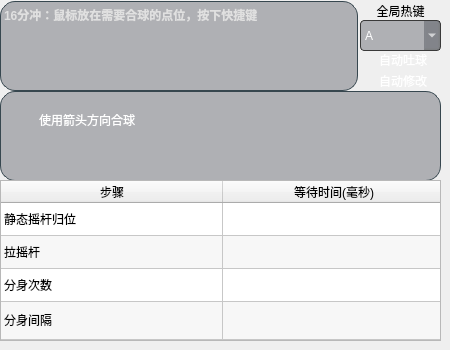
    <widget class="QWidget" name="page_6">
     <widget class="QCheckBox" name="checkBox_30">
      <property name="geometry">
       <rect>
        <x>360</x>
        <y>50</y>
        <width>81</width>
        <height>20</height>
       </rect>
      </property>
      <property name="styleSheet">
       <string notr="true">QCheckBox{
	background-color: transparent;
color:white;
}
QCheckBox::indicator:unchecked{
border-image: url(:/D:/复选框-未选.svg);
Width:20px;
Height:20px;
}
QCheckBox::indicator:checked{
border-image: url(:/D:/复选选中 (1).svg);
Width:20px;
Height:20px;
}</string>
      </property>
      <property name="text">
       <string>自动吐球</string>
      </property>
     </widget>
     <widget class="QTableWidget" name="tableWidget_4">
      <property name="enabled">
       <bool>true</bool>
      </property>
      <property name="geometry">
       <rect>
        <x>0</x>
        <y>180</y>
        <width>441</width>
        <height>161</height>
       </rect>
      </property>
      <property name="sizePolicy">
       <sizepolicy hsizetype="Preferred" vsizetype="Preferred">
        <horstretch>0</horstretch>
        <verstretch>0</verstretch>
       </sizepolicy>
      </property>
      <property name="minimumSize">
       <size>
        <width>0</width>
        <height>0</height>
       </size>
      </property>
      <property name="maximumSize">
       <size>
        <width>591</width>
        <height>381</height>
       </size>
      </property>
      <property name="frameShape">
       <enum>QFrame::Shape::StyledPanel</enum>
      </property>
      <property name="lineWidth">
       <number>1</number>
      </property>
      <property name="midLineWidth">
       <number>0</number>
      </property>
      <property name="verticalScrollBarPolicy">
       <enum>Qt::ScrollBarPolicy::ScrollBarAlwaysOff</enum>
      </property>
      <property name="horizontalScrollBarPolicy">
       <enum>Qt::ScrollBarPolicy::ScrollBarAlwaysOff</enum>
      </property>
      <property name="autoScroll">
       <bool>false</bool>
      </property>
      <property name="dragDropOverwriteMode">
       <bool>true</bool>
      </property>
      <property name="alternatingRowColors">
       <bool>true</bool>
      </property>
      <property name="verticalScrollMode">
       <enum>QAbstractItemView::ScrollMode::ScrollPerItem</enum>
      </property>
      <property name="updateThreshold">
       <number>200</number>
      </property>
      <property name="showGrid">
       <bool>true</bool>
      </property>
      <property name="gridStyle">
       <enum>Qt::PenStyle::SolidLine</enum>
      </property>
      <property name="sortingEnabled">
       <bool>false</bool>
      </property>
      <property name="cornerButtonEnabled">
       <bool>true</bool>
      </property>
      <property name="rowCount">
       <number>4</number>
      </property>
      <attribute name="horizontalHeaderVisible">
       <bool>true</bool>
      </attribute>
      <attribute name="horizontalHeaderCascadingSectionResizes">
       <bool>false</bool>
      </attribute>
      <attribute name="horizontalHeaderMinimumSectionSize">
       <number>23</number>
      </attribute>
      <attribute name="horizontalHeaderDefaultSectionSize">
       <number>222</number>
      </attribute>
      <attribute name="horizontalHeaderHighlightSections">
       <bool>true</bool>
      </attribute>
      <attribute name="horizontalHeaderShowSortIndicator" stdset="0">
       <bool>false</bool>
      </attribute>
      <attribute name="horizontalHeaderStretchLastSection">
       <bool>false</bool>
      </attribute>
      <attribute name="verticalHeaderVisible">
       <bool>false</bool>
      </attribute>
      <attribute name="verticalHeaderCascadingSectionResizes">
       <bool>false</bool>
      </attribute>
      <attribute name="verticalHeaderMinimumSectionSize">
       <number>30</number>
      </attribute>
      <attribute name="verticalHeaderDefaultSectionSize">
       <number>33</number>
      </attribute>
      <attribute name="verticalHeaderHighlightSections">
       <bool>true</bool>
      </attribute>
      <attribute name="verticalHeaderShowSortIndicator" stdset="0">
       <bool>false</bool>
      </attribute>
      <attribute name="verticalHeaderStretchLastSection">
       <bool>true</bool>
      </attribute>
      <row/>
      <row/>
      <row/>
      <row/>
      <column>
       <property name="text">
        <string>步骤</string>
       </property>
       <property name="background">
        <color>
         <red>69</red>
         <green>83</green>
         <blue>100</blue>
        </color>
       </property>
      </column>
      <column>
       <property name="text">
        <string>等待时间(毫秒)</string>
       </property>
       <property name="background">
        <color>
         <red>69</red>
         <green>83</green>
         <blue>100</blue>
        </color>
       </property>
      </column>
      <item row="0" column="0">
       <property name="text">
        <string>静态摇杆归位</string>
       </property>
       <property name="flags">
        <set>ItemIsEnabled</set>
       </property>
      </item>
      <item row="1" column="0">
       <property name="text">
        <string>拉摇杆</string>
       </property>
       <property name="flags">
        <set>ItemIsEnabled</set>
       </property>
      </item>
      <item row="2" column="0">
       <property name="text">
        <string>分身次数</string>
       </property>
       <property name="flags">
        <set>ItemIsEnabled</set>
       </property>
      </item>
      <item row="3" column="0">
       <property name="text">
        <string>分身间隔</string>
       </property>
       <property name="flags">
        <set>ItemIsEnabled</set>
       </property>
      </item>
     </widget>
     <widget class="QLabel" name="label_27">
      <property name="geometry">
       <rect>
        <x>360</x>
        <y>0</y>
        <width>81</width>
        <height>21</height>
       </rect>
      </property>
      <property name="text">
       <string>全局热键</string>
      </property>
      <property name="alignment">
       <set>Qt::AlignmentFlag::AlignCenter</set>
      </property>
     </widget>
     <widget class="QLabel" name="label_111">
      <property name="geometry">
       <rect>
        <x>0</x>
        <y>0</y>
        <width>358</width>
        <height>91</height>
       </rect>
      </property>
      <property name="styleSheet">
       <string notr="true">font-weight: bold;
    border: 1px solid #37474F;
    border-radius: 4px;
    margin-top: 1px;
    padding-top: 1px;
    background-color: rgba(23, 28, 40,0.3);
    color: #E0E0E0;
    font-size: 12px;
border-radius: 15px;</string>
      </property>
      <property name="text">
       <string>16分冲：鼠标放在需要合球的点位，按下快捷键</string>
      </property>
      <property name="textFormat">
       <enum>Qt::TextFormat::PlainText</enum>
      </property>
      <property name="alignment">
       <set>Qt::AlignmentFlag::AlignLeading|Qt::AlignmentFlag::AlignLeft|Qt::AlignmentFlag::AlignTop</set>
      </property>
      <property name="wordWrap">
       <bool>true</bool>
      </property>
     </widget>
     <widget class="QCheckBox" name="checkBox_32">
      <property name="geometry">
       <rect>
        <x>20</x>
        <y>110</y>
        <width>121</width>
        <height>20</height>
       </rect>
      </property>
      <property name="styleSheet">
       <string notr="true">QCheckBox{
	background-color: transparent;
color:white;
}
QCheckBox::indicator:unchecked{
border-image: url(:/D:/复选框-未选.svg);
Width:20px;
Height:20px;
}
QCheckBox::indicator:checked{
border-image: url(:/D:/复选选中 (1).svg);
Width:20px;
Height:20px;
}</string>
      </property>
      <property name="text">
       <string>使用箭头方向合球</string>
      </property>
     </widget>
     <widget class="QLabel" name="label_112">
      <property name="geometry">
       <rect>
        <x>0</x>
        <y>90</y>
        <width>441</width>
        <height>91</height>
       </rect>
      </property>
      <property name="styleSheet">
       <string notr="true">font-weight: bold;
    border: 1px solid #37474F;
    border-radius: 4px;
    margin-top: 1px;
    padding-top: 1px;
    background-color: rgba(23, 28, 40,0.3);
    color: #E0E0E0;
    font-size: 12px;
border-radius: 15px;</string>
      </property>
      <property name="text">
       <string/>
      </property>
      <property name="textFormat">
       <enum>Qt::TextFormat::PlainText</enum>
      </property>
      <property name="alignment">
       <set>Qt::AlignmentFlag::AlignLeading|Qt::AlignmentFlag::AlignLeft|Qt::AlignmentFlag::AlignTop</set>
      </property>
      <property name="wordWrap">
       <bool>true</bool>
      </property>
     </widget>
     <widget class="QComboBox" name="comboBox_11">
      <property name="geometry">
       <rect>
        <x>360</x>
        <y>20</y>
        <width>81</width>
        <height>31</height>
       </rect>
      </property>
      <property name="sizePolicy">
       <sizepolicy hsizetype="Preferred" vsizetype="Fixed">
        <horstretch>0</horstretch>
        <verstretch>0</verstretch>
       </sizepolicy>
      </property>
      <property name="styleSheet">
       <string notr="true">/* 深色模式 QDoubleSpinBox 美化 */
QComboBox {
   background-color: rgba(23, 28, 40,0.3);     /* 深灰背景 */
    color: #FFFFFF;                 /* 白色文字 */
    border: 1px solid #3A3A3A;      /* 中灰色边框 */
    border-radius: 4px;             /* 圆角 */
	font:10pt &quot;Segoe UI&quot;;
    selection-color: white;         /* 选中文本颜色 */
}

QComboBox::drop-down {
	padding:7px 3px;
    image: url(:/D:/drop-down.svg); /* 浅色下箭头 */
    width: 15px;
    height: 15px;
}

/* 禁用状态 */
QComboBox:disabled {
    background-color: #1A1A1A;      /* 更暗背景 */
    color: #7A7A7A;                 /* 灰色文字 */
    border: 1px solid #2D2D2D;      /* 深灰边框 */
}

/* 鼠标悬停效果 */
QComboBox:hover {
    border: 1px solid #4A4A4A;      /* 边框变亮 */
}
</string>
      </property>
      <property name="frame">
       <bool>true</bool>
      </property>
      <item>
       <property name="text">
        <string>A</string>
       </property>
      </item>
      <item>
       <property name="text">
        <string>B</string>
       </property>
      </item>
      <item>
       <property name="text">
        <string>C</string>
       </property>
      </item>
      <item>
       <property name="text">
        <string>D</string>
       </property>
      </item>
      <item>
       <property name="text">
        <string>E</string>
       </property>
      </item>
      <item>
       <property name="text">
        <string>F</string>
       </property>
      </item>
      <item>
       <property name="text">
        <string>G</string>
       </property>
      </item>
      <item>
       <property name="text">
        <string>H</string>
       </property>
      </item>
      <item>
       <property name="text">
        <string>I</string>
       </property>
      </item>
      <item>
       <property name="text">
        <string>J</string>
       </property>
      </item>
      <item>
       <property name="text">
        <string>K</string>
       </property>
      </item>
      <item>
       <property name="text">
        <string>L</string>
       </property>
      </item>
      <item>
       <property name="text">
        <string>M</string>
       </property>
      </item>
      <item>
       <property name="text">
        <string>N</string>
       </property>
      </item>
      <item>
       <property name="text">
        <string>O</string>
       </property>
      </item>
      <item>
       <property name="text">
        <string>P</string>
       </property>
      </item>
      <item>
       <property name="text">
        <string>Q</string>
       </property>
      </item>
      <item>
       <property name="text">
        <string>R</string>
       </property>
      </item>
      <item>
       <property name="text">
        <string>S</string>
       </property>
      </item>
      <item>
       <property name="text">
        <string>T</string>
       </property>
      </item>
      <item>
       <property name="text">
        <string>U</string>
       </property>
      </item>
      <item>
       <property name="text">
        <string>V</string>
       </property>
      </item>
      <item>
       <property name="text">
        <string>W</string>
       </property>
      </item>
      <item>
       <property name="text">
        <string>X</string>
       </property>
      </item>
      <item>
       <property name="text">
        <string>Y</string>
       </property>
      </item>
      <item>
       <property name="text">
        <string>Z</string>
       </property>
      </item>
      <item>
       <property name="text">
        <string>1</string>
       </property>
      </item>
      <item>
       <property name="text">
        <string>2</string>
       </property>
      </item>
      <item>
       <property name="text">
        <string>3</string>
       </property>
      </item>
      <item>
       <property name="text">
        <string>4</string>
       </property>
      </item>
      <item>
       <property name="text">
        <string>5</string>
       </property>
      </item>
      <item>
       <property name="text">
        <string>6</string>
       </property>
      </item>
      <item>
       <property name="text">
        <string>7</string>
       </property>
      </item>
      <item>
       <property name="text">
        <string>8</string>
       </property>
      </item>
      <item>
       <property name="text">
        <string>9</string>
       </property>
      </item>
      <item>
       <property name="text">
        <string>0</string>
       </property>
      </item>
      <item>
       <property name="text">
        <string>空格</string>
       </property>
      </item>
      <item>
       <property name="text">
        <string>~</string>
       </property>
      </item>
     </widget>
     <widget class="QCheckBox" name="checkBox_31">
      <property name="enabled">
       <bool>true</bool>
      </property>
      <property name="geometry">
       <rect>
        <x>360</x>
        <y>70</y>
        <width>81</width>
        <height>21</height>
       </rect>
      </property>
      <property name="styleSheet">
       <string notr="true">QCheckBox{
	background-color: transparent;
color:white;
}
QCheckBox::indicator:unchecked{
border-image: url(:/D:/复选框-未选.svg);
Width:20px;
Height:20px;
}
QCheckBox::indicator:checked{
border-image: url(:/D:/复选选中 (1).svg);
Width:20px;
Height:20px;
}</string>
      </property>
      <property name="text">
       <string>自动修改</string>
      </property>
      <property name="checkable">
       <bool>false</bool>
      </property>
      <property name="checked">
       <bool>false</bool>
      </property>
     </widget>
     <zorder>label_112</zorder>
     <zorder>checkBox_30</zorder>
     <zorder>tableWidget_4</zorder>
     <zorder>label_27</zorder>
     <zorder>label_111</zorder>
     <zorder>checkBox_32</zorder>
     <zorder>comboBox_11</zorder>
     <zorder>checkBox_31</zorder>
    </widget>
